Frame 1 (no input): blank canvas, image omitted
Frame 60 (no input): blank canvas, image omitted
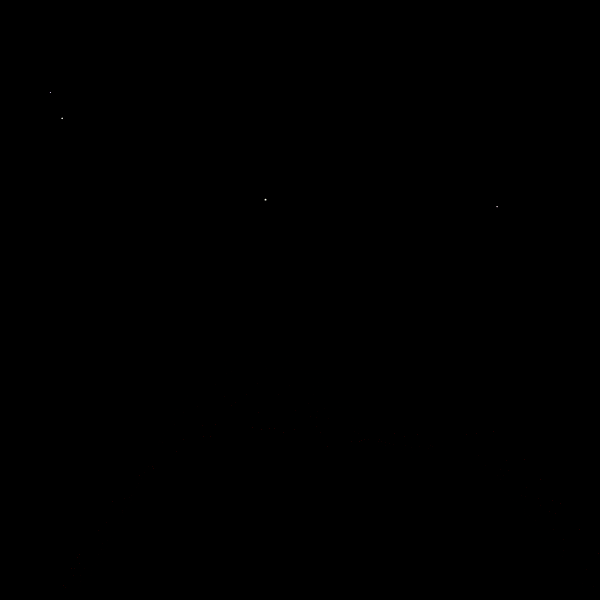
Frame 120 (the mouse pressed at the canvas centre since frame 60)

The p5.js sketch whose frames 1 and 60 were blank and that drew this single picture after the mouse press (run headless with seeded random() and noise() and a simulated clock; from frame 60 on, the mouse is pressed at the canvas centre):

// p5.js sketch
// ── sketch.js
// canvas dimensions
let cwidth = 600;
let cheight = 600;

// offset vertex.y
let yoff = 0;

// x and y increments
let xinc = 0.02; // higher xinc the more mountainlike shape
let yinc = 0.005; // higher yinc the more layering 

// star object and color
let star = {
  x: 100,
  y: 50,
  r: 1.2,
};

let col = {
  r: 255,
  g: 0,
  b: 0
};

// captures millis
let mstime = 0;

// global setup function
function setup() {
  initSetup(); 
}

// global draw function
function draw() {
  initDraw();
}




// function to display stars
function displayStar() {
  col.r = random(230, 255);
  col.g = random(230, 255);
  col.b = random(230, 255);
  star.x = random(0, width);
  star.y = random(0, height / 2.7);
  star.r = random(1, 2);
  noStroke();
  fill(col.r, col.g, col.b);
  // add star every 20 ms
  if (frameCount %20 == 0) {
    // stop drawing stars after 20s
    if(millis() < mstime + 20000) {
  ellipse(star.x, star.y, star.r, star.r);
    }
  }
}

// mouse press trigger to reset sketch

function mousePressed() {
  initSetup();
  initDraw();
}

// local setup function
function initSetup() {
  // mstime needs to be in initSetup function
  mstime = millis();
  createCanvas(cwidth, cheight);
  background(31, 21, 35);
  // adjusts the character and level of detail
  // of Perlin Noise [default = 4]
  noiseDetail(3);
  // create extra canvas with tranparency for Perlin Noise layer
  // this allows stars not to leave a trail
  extraCanvas = createGraphics(cwidth, cheight);
  extraCanvas.clear();
  extraCanvas.background(25, 25, 25, 1);
}

// local draw function
function initDraw() {
  displayStar();
  image(extraCanvas, 0, 0);
  extraCanvas.strokeWeight(0.15);
  extraCanvas.noFill();
  extraCanvas.beginShape();
  let xoff = 0; 
  for (let x = 0; x <= width; x += 8) {
    let y = map(noise(xoff, yoff), 0, 1, height / 4, height * 1.65) 
    extraCanvas.vertex(x, y);
    xoff += xinc;
  }
  // stop drawing vertices after 20s
  if (millis() < mstime + 20000) {
    yoff += yinc;
    extraCanvas.vertex(width, height);
    extraCanvas.vertex(0, height);
    extraCanvas.stroke(151,76,0, 10);
    }
  extraCanvas.endShape();
}
